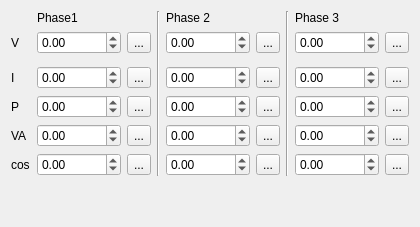
         <widget class="QWidget" name="tab">
          <attribute name="title">
           <string>Technique 2</string>
          </attribute>
          <layout class="QGridLayout" name="gridLayout_7">
           <item row="0" column="7" rowspan="7">
            <widget class="Line" name="line_3">
             <property name="orientation">
              <enum>Qt::Vertical</enum>
             </property>
            </widget>
           </item>
           <item row="0" column="4" rowspan="7">
            <widget class="Line" name="line_2">
             <property name="orientation">
              <enum>Qt::Vertical</enum>
             </property>
            </widget>
           </item>
           <item row="4" column="3">
            <widget class="QToolButton" name="toolButton_p1p">
             <property name="text">
              <string>...</string>
             </property>
            </widget>
           </item>
           <item row="6" column="3">
            <widget class="QToolButton" name="toolButton_p1cos">
             <property name="text">
              <string>...</string>
             </property>
            </widget>
           </item>
           <item row="5" column="3">
            <widget class="QToolButton" name="toolButton_p1va">
             <property name="text">
              <string>...</string>
             </property>
            </widget>
           </item>
           <item row="3" column="3">
            <widget class="QToolButton" name="toolButton_p1i">
             <property name="text">
              <string>...</string>
             </property>
            </widget>
           </item>
           <item row="1" column="5">
            <widget class="QDoubleSpinBox" name="doubleSpinBox_p2v">
             <property name="minimum">
              <double>-1.000000000000000</double>
             </property>
             <property name="maximum">
              <double>999999.000000000000000</double>
             </property>
            </widget>
           </item>
           <item row="6" column="9">
            <widget class="QDoubleSpinBox" name="doubleSpinBox_p3cos">
             <property name="minimum">
              <double>-1.000000000000000</double>
             </property>
             <property name="maximum">
              <double>999999.000000000000000</double>
             </property>
            </widget>
           </item>
           <item row="0" column="9" colspan="2">
            <widget class="QLabel" name="label_47">
             <property name="text">
              <string>Phase 3</string>
             </property>
            </widget>
           </item>
           <item row="1" column="10">
            <widget class="QToolButton" name="toolButton_p3v">
             <property name="text">
              <string>...</string>
             </property>
            </widget>
           </item>
           <item row="1" column="6">
            <widget class="QToolButton" name="toolButton_p2v">
             <property name="text">
              <string>...</string>
             </property>
            </widget>
           </item>
           <item row="3" column="5">
            <widget class="QDoubleSpinBox" name="doubleSpinBox_p2i">
             <property name="minimum">
              <double>-1.000000000000000</double>
             </property>
             <property name="maximum">
              <double>999999.000000000000000</double>
             </property>
            </widget>
           </item>
           <item row="1" column="0">
            <widget class="QLabel" name="label_48">
             <property name="text">
              <string>V</string>
             </property>
            </widget>
           </item>
           <item row="5" column="0">
            <widget class="QLabel" name="label_51">
             <property name="text">
              <string>VA</string>
             </property>
            </widget>
           </item>
           <item row="5" column="9">
            <widget class="QDoubleSpinBox" name="doubleSpinBox_p3va">
             <property name="minimum">
              <double>-1.000000000000000</double>
             </property>
             <property name="maximum">
              <double>999999.000000000000000</double>
             </property>
            </widget>
           </item>
           <item row="4" column="5">
            <widget class="QDoubleSpinBox" name="doubleSpinBox_p2p">
             <property name="minimum">
              <double>-1.000000000000000</double>
             </property>
             <property name="maximum">
              <double>999999.000000000000000</double>
             </property>
            </widget>
           </item>
           <item row="3" column="10">
            <widget class="QToolButton" name="toolButton_p3i">
             <property name="text">
              <string>...</string>
             </property>
            </widget>
           </item>
           <item row="4" column="0">
            <widget class="QLabel" name="label_50">
             <property name="text">
              <string>P</string>
             </property>
            </widget>
           </item>
           <item row="3" column="0">
            <widget class="QLabel" name="label_49">
             <property name="text">
              <string>I</string>
             </property>
            </widget>
           </item>
           <item row="6" column="0">
            <widget class="QLabel" name="label_52">
             <property name="text">
              <string>cos</string>
             </property>
            </widget>
           </item>
           <item row="5" column="5">
            <widget class="QDoubleSpinBox" name="doubleSpinBox_p2va">
             <property name="minimum">
              <double>-1.000000000000000</double>
             </property>
             <property name="maximum">
              <double>999999.000000000000000</double>
             </property>
            </widget>
           </item>
           <item row="4" column="10">
            <widget class="QToolButton" name="toolButton_p3p">
             <property name="text">
              <string>...</string>
             </property>
            </widget>
           </item>
           <item row="5" column="6">
            <widget class="QToolButton" name="toolButton_p2va">
             <property name="text">
              <string>...</string>
             </property>
            </widget>
           </item>
           <item row="7" column="0">
            <spacer name="verticalSpacer_3">
             <property name="orientation">
              <enum>Qt::Vertical</enum>
             </property>
             <property name="sizeHint" stdset="0">
              <size>
               <width>20</width>
               <height>40</height>
              </size>
             </property>
            </spacer>
           </item>
           <item row="1" column="9">
            <widget class="QDoubleSpinBox" name="doubleSpinBox_p3v">
             <property name="minimum">
              <double>-1.000000000000000</double>
             </property>
             <property name="maximum">
              <double>999999.000000000000000</double>
             </property>
            </widget>
           </item>
           <item row="0" column="5" colspan="2">
            <widget class="QLabel" name="label_46">
             <property name="text">
              <string>Phase 2</string>
             </property>
            </widget>
           </item>
           <item row="6" column="5">
            <widget class="QDoubleSpinBox" name="doubleSpinBox_p2cos">
             <property name="minimum">
              <double>-1.000000000000000</double>
             </property>
             <property name="maximum">
              <double>999999.000000000000000</double>
             </property>
            </widget>
           </item>
           <item row="3" column="9">
            <widget class="QDoubleSpinBox" name="doubleSpinBox_p3i">
             <property name="minimum">
              <double>-1.000000000000000</double>
             </property>
             <property name="maximum">
              <double>999999.000000000000000</double>
             </property>
            </widget>
           </item>
           <item row="6" column="6">
            <widget class="QToolButton" name="toolButton_p2cos">
             <property name="text">
              <string>...</string>
             </property>
            </widget>
           </item>
           <item row="5" column="10">
            <widget class="QToolButton" name="toolButton_p3va">
             <property name="text">
              <string>...</string>
             </property>
            </widget>
           </item>
           <item row="6" column="10">
            <widget class="QToolButton" name="toolButton_p3cos">
             <property name="text">
              <string>...</string>
             </property>
            </widget>
           </item>
           <item row="3" column="6">
            <widget class="QToolButton" name="toolButton_p2i">
             <property name="text">
              <string>...</string>
             </property>
            </widget>
           </item>
           <item row="4" column="6">
            <widget class="QToolButton" name="toolButton_p2p">
             <property name="text">
              <string>...</string>
             </property>
            </widget>
           </item>
           <item row="4" column="9">
            <widget class="QDoubleSpinBox" name="doubleSpinBox_p3p">
             <property name="minimum">
              <double>-1.000000000000000</double>
             </property>
             <property name="maximum">
              <double>999999.000000000000000</double>
             </property>
            </widget>
           </item>
           <item row="1" column="3">
            <widget class="QToolButton" name="toolButton_p1v">
             <property name="text">
              <string>...</string>
             </property>
            </widget>
           </item>
           <item row="1" column="2">
            <widget class="QDoubleSpinBox" name="doubleSpinBox_p1v">
             <property name="minimum">
              <double>-1.000000000000000</double>
             </property>
             <property name="maximum">
              <double>999999.000000000000000</double>
             </property>
            </widget>
           </item>
           <item row="3" column="2">
            <widget class="QDoubleSpinBox" name="doubleSpinBox_p1i">
             <property name="minimum">
              <double>-1.000000000000000</double>
             </property>
             <property name="maximum">
              <double>999999.000000000000000</double>
             </property>
            </widget>
           </item>
           <item row="4" column="2">
            <widget class="QDoubleSpinBox" name="doubleSpinBox_p1p">
             <property name="minimum">
              <double>-1.000000000000000</double>
             </property>
             <property name="maximum">
              <double>999999.000000000000000</double>
             </property>
            </widget>
           </item>
           <item row="5" column="2">
            <widget class="QDoubleSpinBox" name="doubleSpinBox_p1va">
             <property name="minimum">
              <double>-1.000000000000000</double>
             </property>
             <property name="maximum">
              <double>999999.000000000000000</double>
             </property>
            </widget>
           </item>
           <item row="6" column="2">
            <widget class="QDoubleSpinBox" name="doubleSpinBox_p1cos">
             <property name="minimum">
              <double>-1.000000000000000</double>
             </property>
             <property name="maximum">
              <double>999999.000000000000000</double>
             </property>
            </widget>
           </item>
           <item row="0" column="2" colspan="2">
            <widget class="QLabel" name="label_45">
             <property name="text">
              <string>Phase1</string>
             </property>
            </widget>
           </item>
          </layout>
         </widget>
